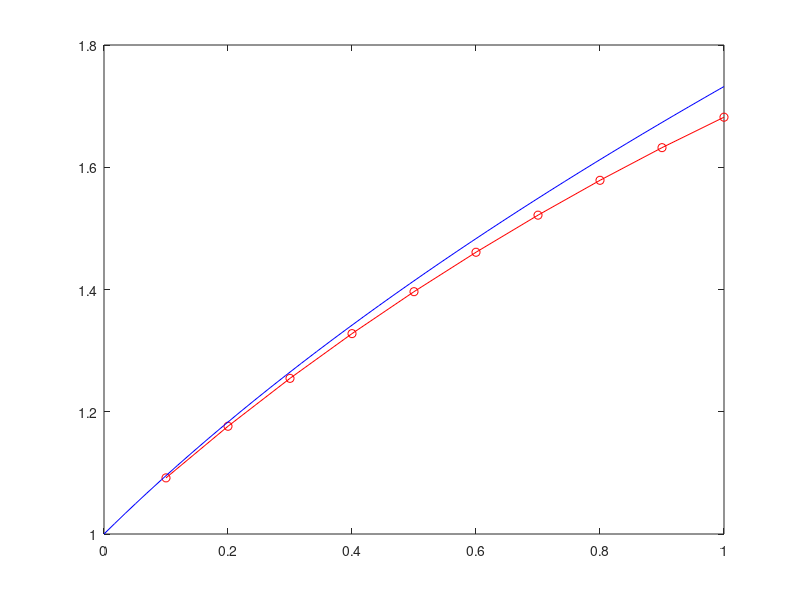

This figure's MATLAB source:
% 采用隐式欧拉公式求解   y' = y -2x/y, 0 < x < 1,
%                       y(0) = 1.
% 的初值问题

x0 = 0; y0 = 1; b = 1; h = 0.1;
xy = [];
while x0 < b - h

    y = h * (y0 - 2*x0/y0) + y0;
    x = x0 + h;
    y = y0 + h * (y - 2*x/y);
    xy = [xy,[x; y]];

    x0 = x;
    y0 = y;
end
disp(xy)
figure('Name', '自己求解_and_matlab求解');
plot(xy(1, :), xy(2, :), '-or')
hold on;

% matlab自带库数值解
% 定义微分方程
dydt = @(x, y) y - 2*x/y;
yy0 = 1;
xspan = [0 1];

% 使用 ode45 求解
[xx, yy] = ode45(dydt, xspan, yy0);

plot(xx, yy, 'b-');
hold off;


